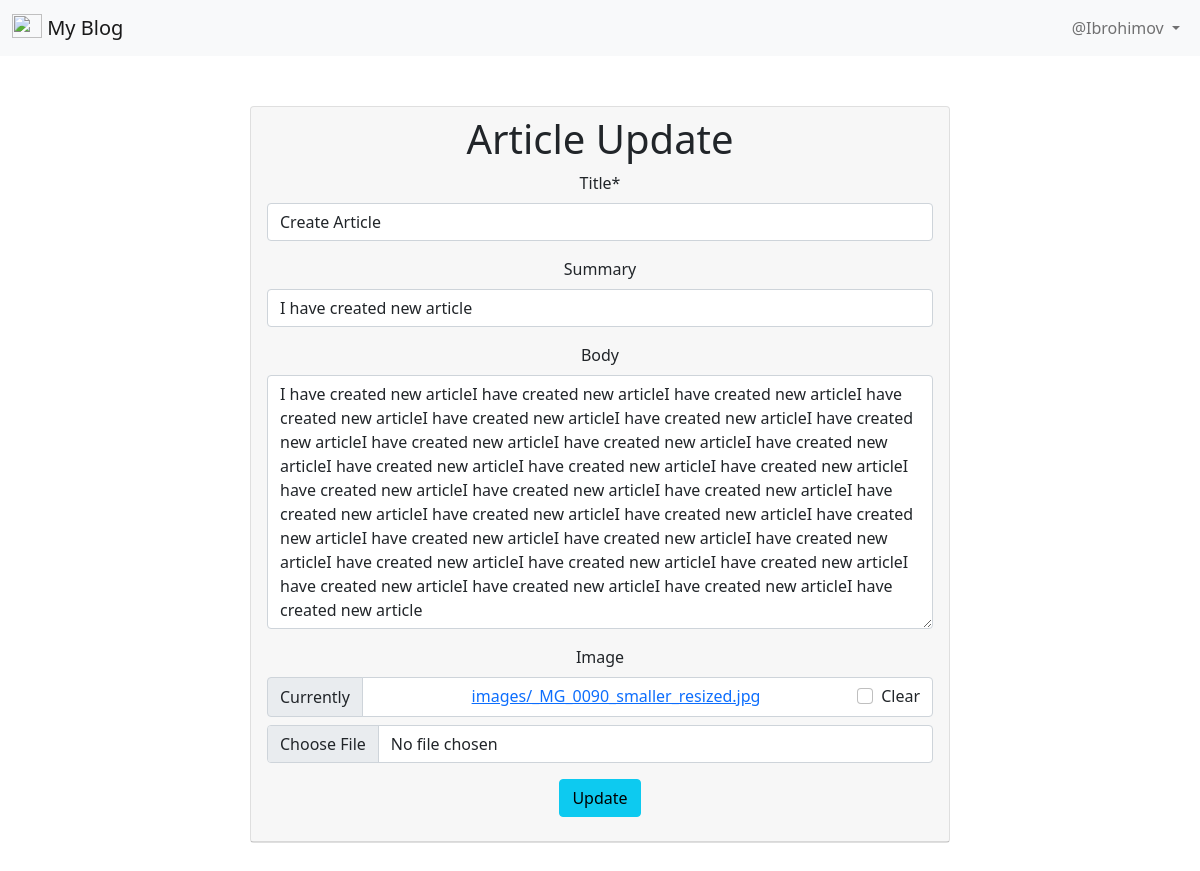
Page /articles/articles/2/edit (signed in) on the committed database.
### accounts/models.py (models this page shows)
class CustomUser(AbstractUser):
    age = models.PositiveIntegerField(null=True, blank=True)

### articles/models.py (models this page shows, shortened)
class Articles(models.Model):
    title = models.CharField(max_length=120)
    summary = models.CharField(max_length=200, blank=True)
    body = RichTextField(blank=True)
    date = models.DateTimeField(auto_now_add=True)
    image = models.ImageField(upload_to='images/', blank=True)
    author = models.ForeignKey(
        get_user_model(),
        on_delete=models.CASCADE,
    )

### articles/views.py (the view)
# urls.py: path('articles/<int:pk>/edit', ArticleEditView.as_view(), name='article_edit'),
class ArticleEditView(LoginRequiredMixin, UserPassesTestMixin, UpdateView):
    template_name = 'editArticle.html'
    model = Articles
    fields = ('title', 'summary', 'body', 'image')
    def test_func(self):
        obj = self.get_object()
        return obj.author == self.request.user

### templates/editArticle.html (shortened to what this page needs)
{% extends 'base.html' %}
{% load crispy_forms_tags %}
{% block content %}
<div class="d-flex justify-content-center">
    <div class="card" style="width: 90%; max-width: 700px; margin: 50px auto;">
        <div class="card-header text-center">
            <h1>Article Update</h1>
            <form action="" method="post" enctype="multipart/form-data">
                {{ form | crispy }}
                <button class="btn btn-info ml-2" type="submit">Update</button>
            </form>
        </div>
    </div>
</div>
{% endblock content %}

### templates/base.html (shortened to what this page needs)
{% load static %}
<!doctype html>
<html lang="en">
<head>
    <link href="https://cdn.jsdelivr.net/npm/bootstrap@5.0.2/dist/css/bootstrap.min.css" rel="stylesheet">
</head>
<body>
    <nav class="navbar navbar-expand-lg navbar-light bg-light">
        <div class="container-fluid">
            <a class="navbar-brand" href="#">
                <img src="" alt="" width="30" height="24" class="d-inline-block align-text-top">
                My Blog
            </a>
            <div class="collapse navbar-collapse" id="navbarSupportedContent">
                {% if user.is_authenticated %}
                <ul class="navbar-nav ms-auto">
                    <li class="nav-item dropdown">
                        <a class="nav-link dropdown-toggle" href="#" id="navbarDropdown" role="button" data-bs-toggle="dropdown" aria-expanded="false">
                            {{ user.username | title }}
                        </a>
                    </li>
                </ul>
                {% else %}
                <div class="d-flex ms-auto">
                    <a href="{% url 'login' %}" class="btn btn-outline-secondary me-2">Login</a>
                    <a href="{% url 'signup' %}" class="btn btn-primary">Register</a>
                </div>
                {% endif %}
            </div>
        </div>
    </nav>
    {% block content %}
    {% endblock content %}
</body>
</html>

### rows in the picture
CustomUser: username "@Ibrohimov"
Articles: title "Create Article", summary "I have created new article", body "I have created new articleI have created new articleI have created new articleI have created new articleI have created new articleI have created new articleI have created new articleI have created new articleI have created new articleI have created new articleI have created new articleI have created new articleI have created new articleI have created new articleI have created new articleI have created new articleI have created new articleI have created new articleI have created new articleI have created new articleI have created new articleI have created new articleI have created new articleI have created new articleI have created new articleI have created new articleI have created new…"
